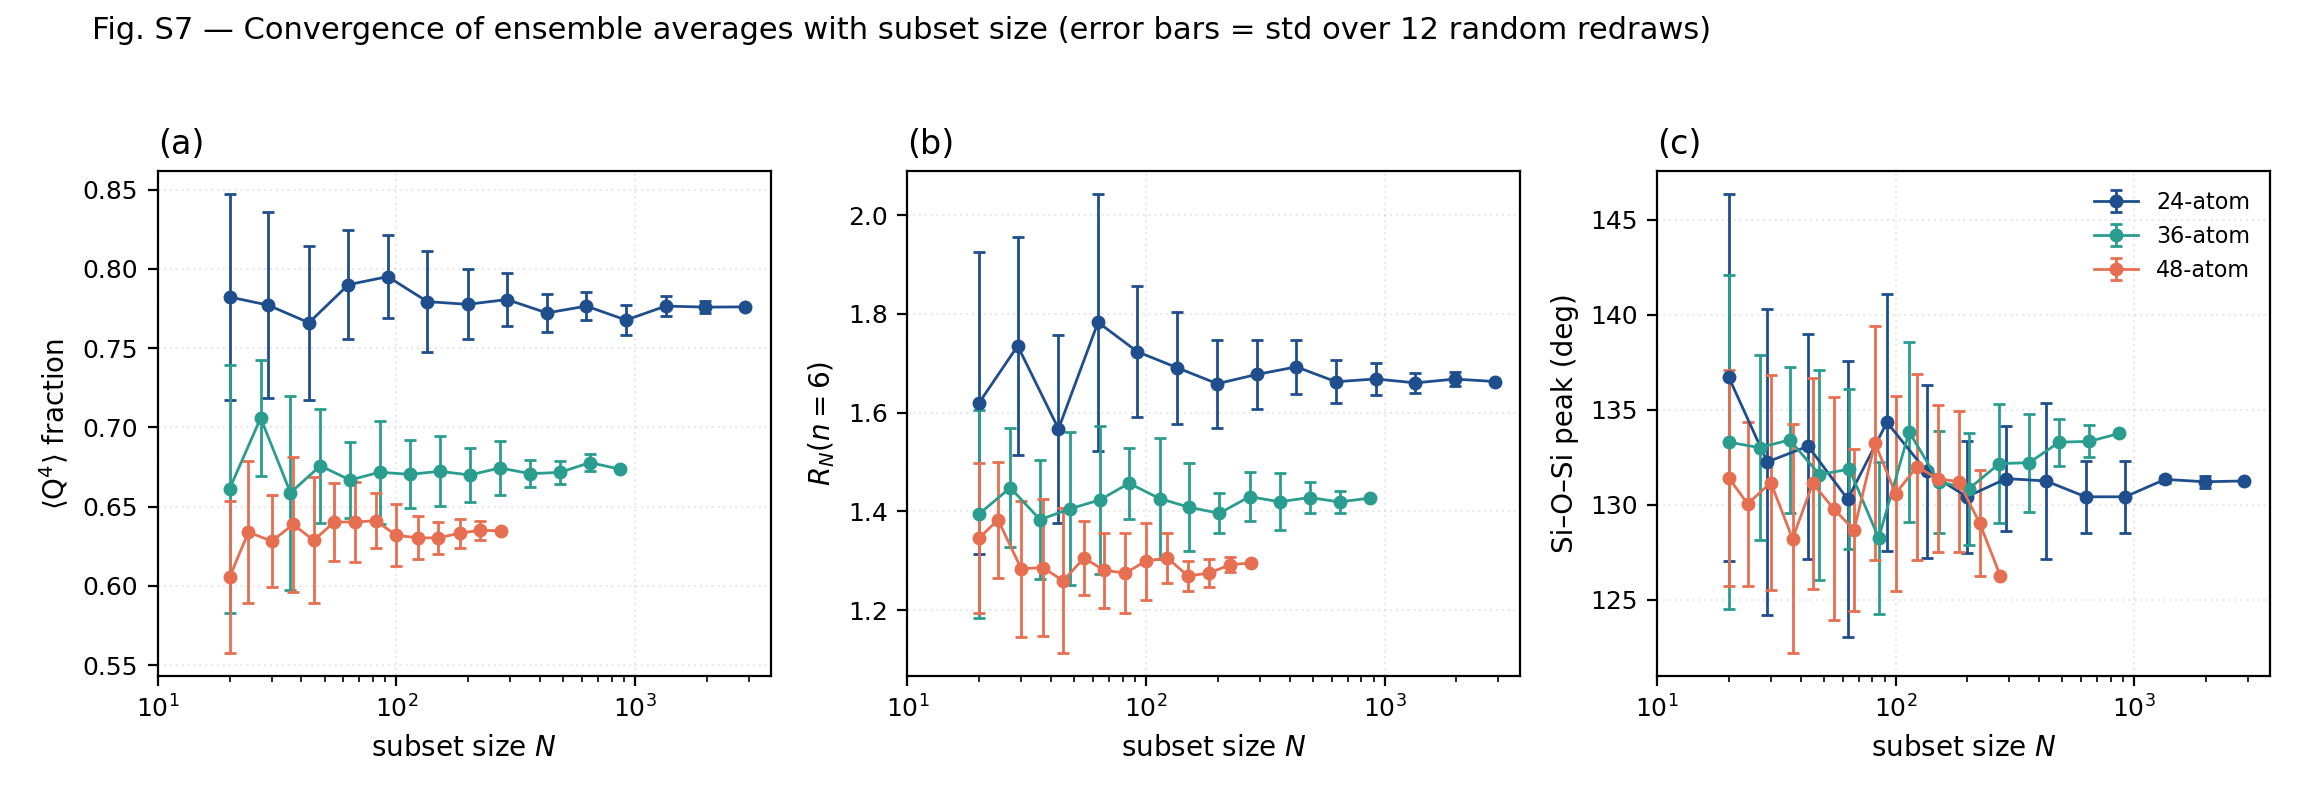

Reproduce this figure in Python.
"""
Fig. S7 — Convergence of selected ensemble averages with subset size.
For the 24-atom ensemble (largest N), redraw the Boltzmann-weighted average
of (a) Q^4 fraction, (b) R_N(6) (six-membered rings per Si), and
(c) Si–O–Si peak position over a sequence of growing random subsets.

Empirical 1/sqrt(N) bands shown for reference; this is the convergence
behaviour Wolf et al. (JAP, 2025) demonstrated for short-range observables.
"""

from __future__ import annotations

import sys
from pathlib import Path

import matplotlib.pyplot as plt
import numpy as np

ROOT = Path(__file__).resolve().parents[2]
sys.path.insert(0, str(ROOT))

from paper_completion._load import (   # noqa: E402
    SizeEnsemble, SIZE_COLORS, SIZE_LABELS, peak_of_hist, fwhm_of_hist,
    load_qn, load_rings, load_bad, boltzmann_weights, load_density,
)

OUT = Path(__file__).parent
N_TRIALS = 12   # bootstrap replicates per subset size


def boltzmann_subset_qn(ids_subset, energies, n_atoms_map, qn_map):
    w = boltzmann_weights(ids_subset, energies, n_atoms_map)
    out = 0.0
    for sid in ids_subset:
        out += w[sid] * qn_map[sid]["qn_fractions"].get(4, 0.0)
    return out


def boltzmann_subset_rn(ids_subset, energies, n_atoms_map, rings_map, n=6):
    w = boltzmann_weights(ids_subset, energies, n_atoms_map)
    out = 0.0
    for sid in ids_subset:
        out += w[sid] * rings_map[sid]["RN"].get(n, 0.0)
    return out


def boltzmann_subset_sios_peak(ids_subset, energies, n_atoms_map, bad_map):
    w = boltzmann_weights(ids_subset, energies, n_atoms_map)
    edges = np.linspace(60, 180, 241)
    centers = 0.5 * (edges[1:] + edges[:-1])
    bw = edges[1] - edges[0]
    pdf = np.zeros(len(centers))
    for sid in ids_subset:
        a = np.asarray(bad_map[sid]["si_o_si_angles"])
        if a.size == 0: continue
        h, _ = np.histogram(a, bins=edges)
        if h.sum() > 0:
            pdf += w[sid] * (h / (h.sum() * bw))
    if (pdf * bw).sum() > 0:
        pdf /= (pdf * bw).sum()
    return peak_of_hist(centers, pdf)


def main():
    plt.rcParams.update({
        "font.family": "DejaVu Sans",
        "axes.labelsize": 10, "xtick.labelsize": 9, "ytick.labelsize": 9,
        "legend.fontsize": 8,
    })

    rng = np.random.default_rng(0)

    fig, axes = plt.subplots(1, 3, figsize=(11.5, 4.0))

    for sz, ax_i in zip((24, 36, 48), range(3)):
        e = SizeEnsemble(sz)
        ids = e.ids
        n_max = len(ids)
        if n_max < 30:
            continue
        # subset sizes: log-spaced
        sub_sizes = np.unique(np.round(np.logspace(np.log10(20), np.log10(n_max), 14)).astype(int))
        sub_sizes = sub_sizes[sub_sizes <= n_max]

        # cache observables once
        qn = load_qn(ids); rings = load_rings(ids); bad = load_bad(ids)
        energies = e.energies
        n_atoms_map = e.n_atoms

        q4_means, rn_means, sios_means = [], [], []
        for ns in sub_sizes:
            tq, tr, ts_ = [], [], []
            for _ in range(N_TRIALS):
                samp = list(rng.choice(ids, size=ns, replace=False))
                tq.append(boltzmann_subset_qn(samp, energies, n_atoms_map, qn))
                tr.append(boltzmann_subset_rn(samp, energies, n_atoms_map, rings, n=6))
                ts_.append(boltzmann_subset_sios_peak(samp, energies, n_atoms_map, bad))
            q4_means.append((np.mean(tq), np.std(tq)))
            rn_means.append((np.mean(tr), np.std(tr)))
            sios_means.append((np.mean(ts_), np.std(ts_)))

        q4 = np.array(q4_means); rn = np.array(rn_means); sios = np.array(sios_means)
        for ax_idx, (arr, ylabel) in enumerate([
            (q4,   r"$\langle$Q$^4\rangle$ fraction"),
            (rn,   r"$R_N(n=6)$"),
            (sios, r"Si–O–Si peak (deg)"),
        ]):
            ax = axes[ax_idx]
            ax.errorbar(sub_sizes, arr[:, 0], yerr=arr[:, 1],
                        marker="o", ms=4, lw=1.0, capsize=2,
                        color=SIZE_COLORS[sz], label=f"{SIZE_LABELS[sz]}")
            ax.set_xlabel("subset size $N$")
            ax.set_ylabel(ylabel)
            ax.set_xscale("log")
            ax.set_xlim(left=10)
            ax.grid(alpha=0.25, ls=":")
            if ax_idx == 2:
                ax.legend(frameon=False, loc="best")

    for ax, t in zip(axes, ["(a)", "(b)", "(c)"]):
        ax.set_title(t, loc="left")

    fig.suptitle("Fig. S7 — Convergence of ensemble averages with subset size "
                 "(error bars = std over 12 random redraws)",
                 x=0.04, ha="left", fontsize=11)
    fig.tight_layout(rect=[0, 0, 1, 0.95])
    pdf = OUT / "figS7_convergence.pdf"
    png = OUT / "figS7_convergence.png"
    fig.savefig(pdf); fig.savefig(png, dpi=200)
    print(f"Wrote {pdf.name} and {png.name}")


if __name__ == "__main__":
    main()
